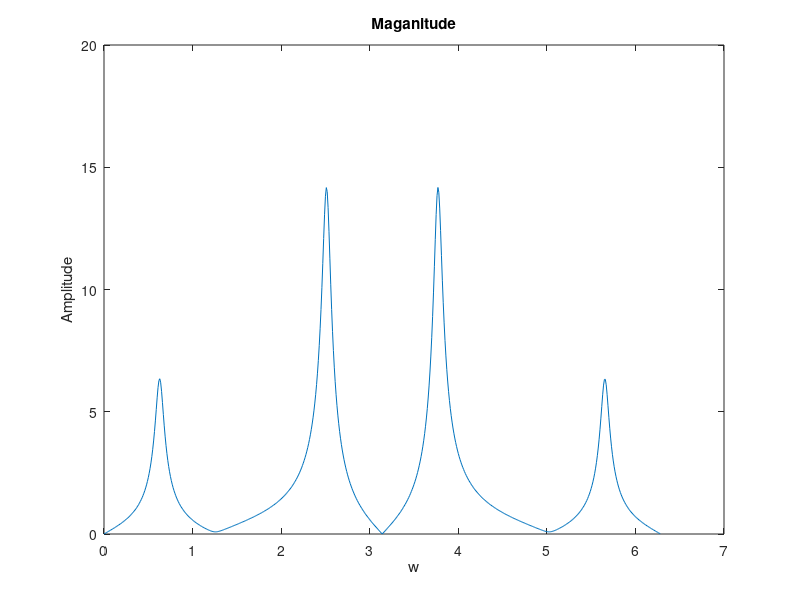
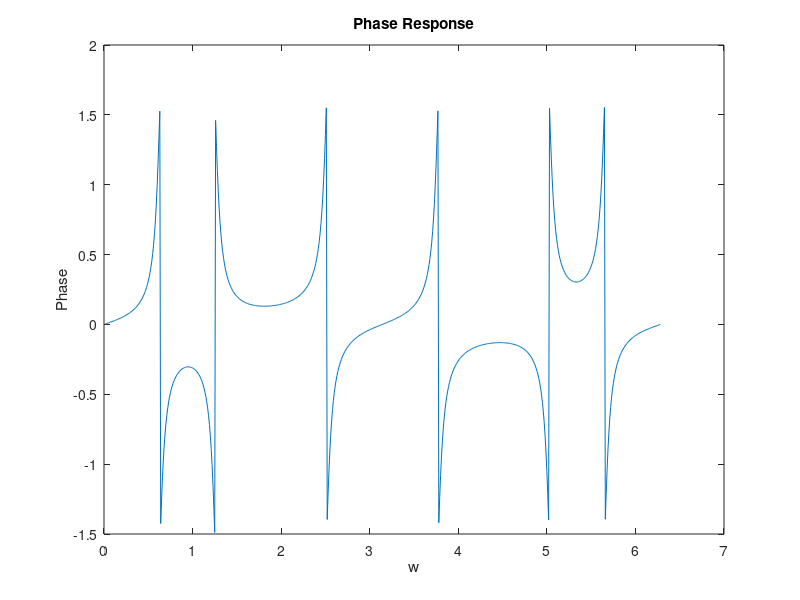
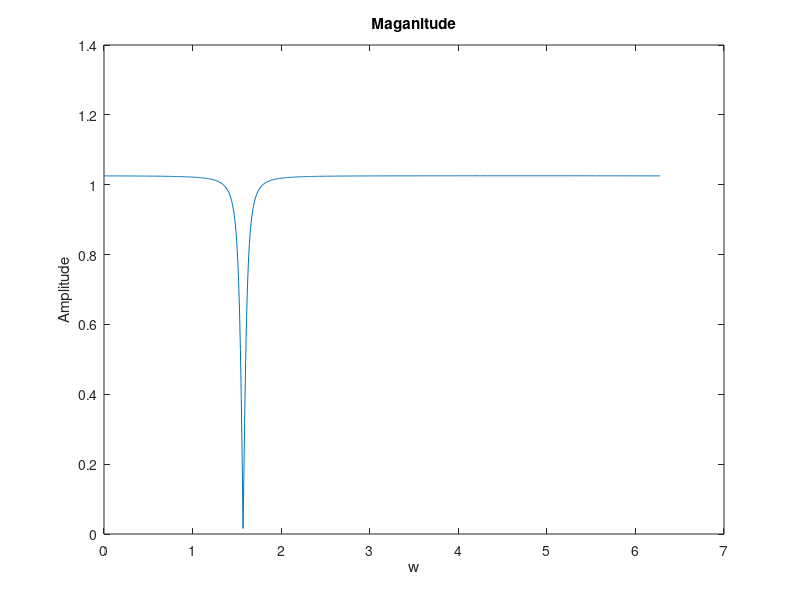
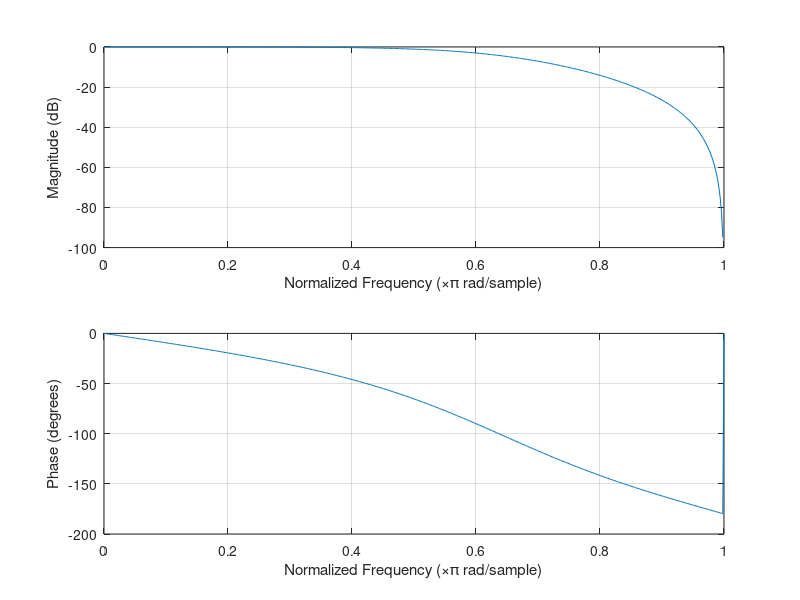

The MATLAB source for these figures, in order:
%% Problem 2
w = 0:0.01:2*pi;
z = exp(w.*j);
nominator = (z-1).*(z+1).*(z - 0.95 * exp(0.4*pi*j)).*(z - 0.95 * exp(-0.4*pi*j));
denominator = (z- 0.95 * exp(0.2*pi*j)).*(z - 0.95 * exp(-0.2*pi*j)).*(z - 0.95 * exp(0.8*pi*j)).*(z - 0.95*exp(-0.8*pi*j));
H_z = nominator./denominator;
H_abs = abs(H_z);
H_zr = real(H_z);
H_zi = imag(H_z);
Phase = atan(H_zr./H_zi);
%% Maganitude and Phase Response
figure
plot(w,H_abs);
xlabel('w');
ylabel('Amplitude');
title('Maganitude');
figure
plot(w,Phase);
xlabel('w');
ylabel('Phase');
title('Phase Response');

%% Problem 3
clear;
clc;
w = 0:0.01:2*pi;
z = exp(w.*j);
nominator = (z - exp(0.5*pi*j)).*(z - exp(-0.5*pi*j));
denominator = (z- 0.95 * exp(0.5*pi*j)).*(z - 1 * exp(-0.5*pi*j));
H_z = nominator./denominator;
H_abs = abs(H_z);
H_zr = real(H_z);
H_zi = imag(H_z);
Phase = atan(H_zr./H_zi);

%% Maganitude and Phase Response
figure
plot(w,H_abs);
xlabel('w');
ylabel('Amplitude');
title('Maganitude');
figure
plot(w,Phase);
xlabel('w');
ylabel('Phase');
title('Phase Response');

%% Problem 4
fc = 300;
fs = 1000;
[b,a] = butter(2,fc/(fs/2));
freqz(b,a)

%% Problem 5
%Impulse response
wc=0.2*pi;
L=51;
n=0:1:L;
h=1.25.*(cos(wc*n));
figure
subplot(311)
stem(n,h)
xlabel('n')
ylabel('h(n)')
title('impulse response h(n)')
%%
%Frequency response without builtin function
k=0;
for w=0:pi/500:pi
    k=k+1;
    H_t(k)=sum(h.*exp(-j*w*n));
end
w=0:pi/500:pi;
subplot(312)
plot(w/pi,abs(H_t),'m')
xlabel('w/pi')
ylabel('|H(w)|')
title('Magnitude response')
grid on;
subplot(313)
plot(w/pi,angle(H_t),'b')
xlabel('w/pi')
ylabel('<H(w)>')
title('Phase response')
grid on;
wc=round(0.44*pi/(pi/500));
disp('Gain at 0.44pi=')
Hc=abs(H_t(wc))
w1=round(0.3*pi/(pi/500));
disp('Gain at 0.3pi=')
H1=abs(H_t(w1))
w2=round(0.7*pi/(pi/500));
disp('Gain at 0.7pi=')
H2=abs(H_t(w2))


%%
clc;close all;clear all;
L=51;n=0:1:L;
wc=0.2*pi;
h=1.25.*(cos(wc*n));
w=0:pi/1000:pi;
H_t=freqz(h,1,w);
Hmax=max(abs(H_t));
Hmax = 1.1174;
wb=w(abs(H_t)>=0.707*Hmax);
figure;
subplot(211)
plot(w/pi,abs(H_t));title('Magnitude response');xlabel('w / pi');ylabel('|H|')
%To plot pass band
Hmax=max(abs(H_t));
wb=w(find(abs(H_t)>=0.707*Hmax));
Hb=(Hmax.*(w>=min(w) & w<wb(1)))+(0.707*Hmax.*(w>=wb(1) &w<=wb(end)))+(Hmax.*(w>wb(end) & w<=max(w)));
hold on;
plot(w/pi,Hb,'--k');
hold on;
%To plot stop band
Hs=0.25*max(abs(H_t));
ws=w(find(abs(H_t)<Hs));
ws1=ws(find(ws<wc));
ws2=ws(find(ws>wc));
Hss=(Hs.*(w>=min(ws1) & w<max(ws1)))+(Hs.*(w>=min(ws2) & w<max(ws2)));
hold on;
plot(w/pi,Hss,'--k');
hold off;
subplot(212)
plot(w/pi,angle(H_t));grid;title('Phase response');xlabel('w X pi');ylabel('<H>')

%% Problem 5 part a
clc;close all;clear all;
L=51;n=0:1:L;
wc=0.2*pi;
h=(cos(wc*n));
k=0;
for w=0:pi/1000:pi
    k=k+1;
    H_t(k)=sum(h.*exp(-j*w*n));
end
w=0:pi/1000:pi;
figure
subplot(211)
plot(w/pi,abs(H_t))
xlabel('w/pi')
ylabel('|H_t(w)|')
title('Magnitude response')
beta = 1/max(abs(H_t));
k =0;
for w=0:pi/1000:pi
    k=k+1;
    H(k)=sum(beta* h.*exp(-j*w*n));
end
w=0:pi/1000:pi;
%figure
%plot(w/pi,abs(H))
%xlabel('w/pi')
%ylabel('|H(w)|')
%title('Magnitude response')

%% Problem 5 part b
Hmax=max(abs(H));
wb=w(find(abs(H)>=0.707*Hmax));
H_bp=(Hmax.*(w>=min(w) & w<wb(1)))+(0.707*Hmax.*(w>=wb(1) &w<=wb(end)))+(Hmax.*(w>wb(end) & w<=max(w)));
subplot(212)
plot(w/pi,abs(H));title('Magnitude response');xlabel('w/pi');ylabel('|H(w)|')
hold on;
plot(w/pi,H_bp,'--k');
legend('Signal Response','Passband Signal')
%H_p = find(abs(H)>=0.707*Hmax);
%H_pp = H(find(abs(H)>=0.707*Hmax));
%plot(wb,abs(H(find(abs(H)>=0.707*Hmax))),'--k');

%% Problem 5 part c
figure
subplot(311)
stem(n,h)
xlabel('n')
ylabel('h(n)')
title('impulse response h(n)')
w=0:pi/1000:pi;
subplot(312)
plot(w/pi,abs(H),'m')
xlabel('w/pi')
ylabel('|H(w)|')
title('Magnitude response')
grid on;
subplot(313)
plot(w/pi,angle(H),'b')
xlabel('w/pi')
ylabel('<H(w)>')
title('Phase response')
%%
fs = 8000;
T = 1/fs;
ws = w*T;
L=51;n=0:1:L;
wcs= wc*T;
hs=(cos(wc*n));


